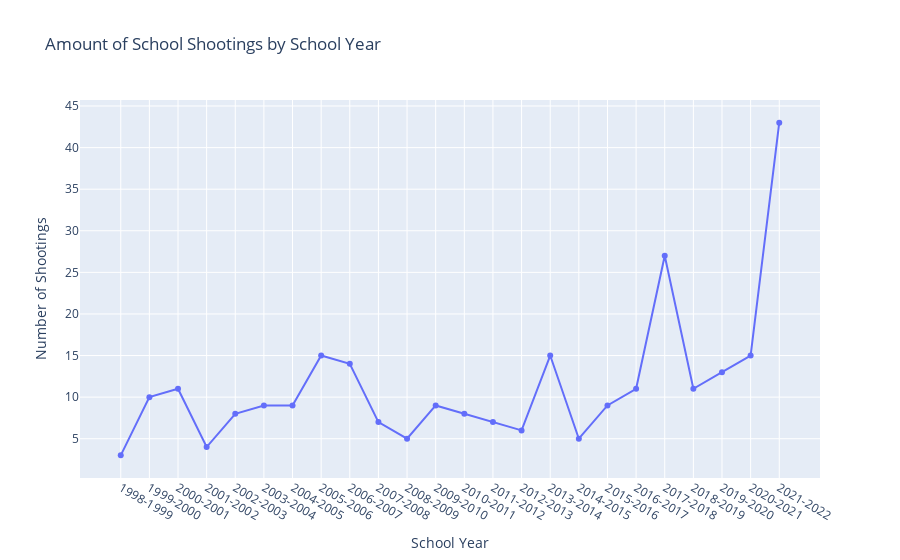

Notebook cell for this chart:
### Code cell
# Lets see the amount of school shootings by school year
shootings_year = px.line(
    shootings_by_year,
    x='school_year',
    y='NumberOfShootings',
    title='Amount of School Shootings by School Year',
    markers=True,
    labels={"school_year": "School Year",
            "NumberOfShootings": "Number of Shootings"}
)
shootings_year.show()

### Figure 1 — Plotly figure (JSON) as saved in the notebook; plotly's stock layout.template omitted (floating-point values rounded to 4 significant figures)
{"data": [{"hovertemplate": "School Year=%{x}<br>Number of Shootings=%{y}<extra></extra>", "legendgroup": "", "line": {"color": "#636efa", "dash": "solid"}, "marker": {"symbol": "circle"}, "mode": "lines+markers", "name": "", "orientation": "v", "showlegend": false, "type": "scatter", "x": ["1998-1999", "1999-2000", "2000-2001", "2001-2002", "2002-2003", "2003-2004", "2004-2005", "2005-2006", "2006-2007", "2007-2008", "2008-2009", "2009-2010", "2010-2011", "2011-2012", "2012-2013", "2013-2014", "2014-2015", "2015-2016", "2016-2017", "2017-2018", "2018-2019", "2019-2020", "2020-2021", "2021-2022"], "xaxis": "x", "y": [3, 10, 11, 4, 8, 9, 9, 15, 14, 7, 5, 9, 8, 7, 6, 15, 5, 9, 11, 27, 11, 13, 15, 43], "yaxis": "y"}], "layout": {"legend": {"tracegroupgap": 0}, "title": {"text": "Amount of School Shootings by School Year"}, "xaxis": {"anchor": "y", "domain": [0, 1], "title": {"text": "School Year"}}, "yaxis": {"anchor": "x", "domain": [0, 1], "title": {"text": "Number of Shootings"}}}}
